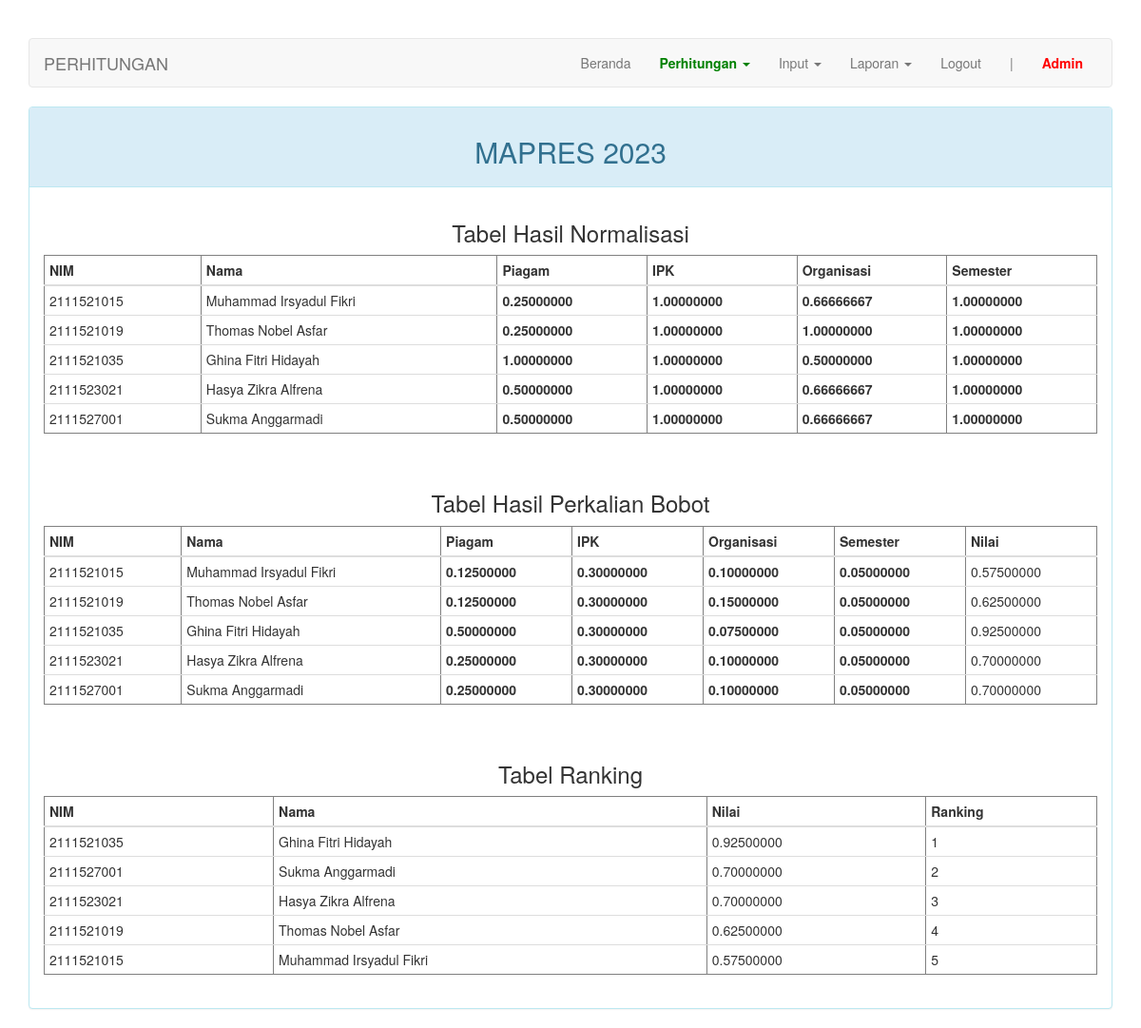
Screenshot of /index.php?page=perhitungan&periode=1 (signed in) with the database file from the repository.
### tables this page shows
CREATE TABLE IF NOT EXISTS `periode` (
  `kd_periode` int(11) NOT NULL AUTO_INCREMENT,
  `nama` varchar(50) DEFAULT NULL,
  PRIMARY KEY (`kd_periode`)
);

CREATE TABLE IF NOT EXISTS `kriteria` (
  `kd_kriteria` int(11) NOT NULL AUTO_INCREMENT,
  `kd_periode` int(11) NOT NULL,
  `nama` varchar(50) DEFAULT NULL,
  `sifat` enum('min','max') DEFAULT NULL,
  PRIMARY KEY (`kd_kriteria`),
  KEY `kd_periode` (`kd_periode`),
  KEY `kd_periode_2` (`kd_periode`)
);

### index.php (the view, shortened to what this page needs)
<?php
require_once "config.php";
?>
<!DOCTYPE html>
<html lang="en">
<head>
    <link rel="stylesheet" href="assets/css/bootstrap.min.css">
</head>
<body>
    <div class="container">
        <nav class="navbar navbar-default">
            <div class="container-fluid">
                <div class="navbar-header">
                    <a class="navbar-brand" href="#"><?php $str = (isset($_GET["page"])) ? (($_GET["page"] == "nilai") ? "persyaratan" : $_GET["page"]) : "home"; echo strtoupper($str)?></a>
                </div>
                <div class="collapse navbar-collapse" id="bs-example-navbar-collapse-1">
                    <ul class="nav navbar-nav navbar-right">
                        <li><a href="?page=home">Beranda <span class="sr-only">(current)</span></a></li>
                        <li class="dropdown">
                          <a href="#" class="dropdown-toggle" style="font-weight: bold; color: green;" data-toggle="dropdown" role="button" aria-haspopup="true" aria-expanded="false">Perhitungan <span class="caret"></span></a>
                        </li>
                        <li class="dropdown">
                          <a href="#" class="dropdown-toggle" data-toggle="dropdown" role="button" aria-haspopup="true" aria-expanded="false">Input <span class="caret"></span></a>
                        </li>
                        <li class="dropdown">
                          <a href="#" class="dropdown-toggle" data-toggle="dropdown" role="button" aria-haspopup="true" aria-expanded="false">Laporan <span class="caret"></span></a>
                        </li>
                        <li><a href="logout.php">Logout</a></li>
                        <li><a href="#">|</a></li>
                        <li><a href="#" style="font-weight: bold; color: red;"><?= ucfirst($_SESSION["username"]) ?></a></li>
                    </ul>
                </div>
            </div>
        </nav>
        <div class="row">
            <div class="col-md-12">
              <?php include page($_PAGE); ?>
            </div>
        </div>
    </div>
</body>
</html>

### page/perhitungan.php (shortened to what this page needs)
<div class="row">
	<div class="col-md-12">
	<?php if (isset($_GET["periode"])) {
		$sqlKriteria = "";
		$namaKriteria = [];
		$queryKriteria = $connection->query("SELECT a.kd_kriteria, a.nama FROM kriteria a JOIN model b USING(kd_kriteria) WHERE b.kd_periode=$_GET[periode]");
		while ($kr = $queryKriteria->fetch_assoc()) {
			$sqlKriteria .= "SUM(
				IF(
					c.kd_kriteria=".$kr["kd_kriteria"].",
					IF(c.sifat='max', nilai.nilai/c.normalization, c.normalization/nilai.nilai), 0
				)
			) AS ".strtolower(str_replace(" ", "_", $kr["nama"])).",";
			$namaKriteria[] = strtolower(str_replace(" ", "_", $kr["nama"]));
		}
		$sql = "SELECT
			(SELECT nama FROM mahasiswa WHERE nim=mhs.nim) AS nama,
			(SELECT nim FROM mahasiswa WHERE nim=mhs.nim) AS nim,
			(SELECT tahun_mengajukan FROM mahasiswa WHERE nim=mhs.nim) AS tahun,
			$sqlKriteria
			SUM(
				IF(
						c.sifat = 'max',
						nilai.nilai / c.normalization,
						c.normalization / nilai.nilai
				) * c.bobot
			) AS rangking
		FROM
			nilai
			JOIN mahasiswa mhs USING(nim)
			JOIN (
				SELECT
						nilai.kd_kriteria AS kd_kriteria,
						kriteria.sifat AS sifat,
						(
							SELECT bobot FROM model WHERE kd_kriteria=kriteria.kd_kriteria AND kd_periode=periode.kd_periode
						) AS bobot,
						ROUND(
							IF(kriteria.sifat='max', MAX(nilai.nilai), MIN(nilai.nilai)), 1
						) AS normalization
					FROM nilai
					JOIN kriteria USING(kd_kriteria)
					JOIN periode ON kriteria.kd_periode=periode.kd_periode
					WHERE periode.kd_periode=$_GET[periode]
				GROUP BY nilai.kd_kriteria
			) c USING(kd_kriteria)
		WHERE kd_periode=$_GET[periode]
		GROUP BY nilai.nim"; ?>
	<?php
			$sql1 = "SELECT
			(SELECT nama FROM mahasiswa WHERE nim=mhs.nim) AS nama,
			(SELECT nim FROM mahasiswa WHERE nim=mhs.nim) AS nim,
			(SELECT tahun_mengajukan FROM mahasiswa WHERE nim=mhs.nim) AS tahun,
			$sqlKriteria
			SUM(
				IF(
						c.sifat = 'max',
						nilai.nilai / c.normalization,
						c.normalization / nilai.nilai
				) * c.bobot
			) AS rangking
		FROM
			nilai
			JOIN mahasiswa mhs USING(nim)
			JOIN (
				SELECT
						nilai.kd_kriteria AS kd_kriteria,
						kriteria.sifat AS sifat,
						(
							SELECT bobot FROM model WHERE kd_kriteria=kriteria.kd_kriteria AND kd_periode=periode.kd_periode
						) AS bobot,
						ROUND(
							IF(kriteria.sifat='max', MAX(nilai.nilai), MIN(nilai.nilai)), 1
						) AS normalization
					FROM nilai
					JOIN kriteria USING(kd_kriteria)
					JOIN periode ON kriteria.kd_periode=periode.kd_periode
					WHERE periode.kd_periode=$_GET[periode]
				GROUP BY nilai.kd_kriteria
			) c USING(kd_kriteria)
		WHERE kd_periode=$_GET[periode]
		GROUP BY nilai.nim
		ORDER BY rangking DESC";
	?>
		<?php
		$bobot = array();
		$query = $connection->query("SELECT bobot FROM model WHERE kd_periode=$_GET[periode]"); while($row1 = $query->fetch_assoc()): ?>
			<?php array_push($bobot, $row1['bobot']) ?>
		<?php endwhile ?>
	  <div class="panel panel-info">
	      <div class="panel-heading"><h3 class="text-center"><h2 class="text-center"><?php $query = $connection->query("SELECT * FROM periode WHERE kd_periode=$_GET[periode]"); echo $query->fetch_assoc()["nama"]; ?></h2></h3></div>
	      <div class="panel-body">
			<h3 class="text-center">Tabel Hasil Normalisasi</h3>
	          <table class="table table-condensed table-hover" border="1">
	              <thead>
	                  <tr>
							<th>NIM</th>
							<th>Nama</th>
							<?php $query = $connection->query("SELECT nama FROM kriteria WHERE kd_periode=$_GET[periode]"); while($row = $query->fetch_assoc()): ?>
								<th><?=$row["nama"]?></th>
							<?php endwhile ?>
	                  </tr>
	              </thead>
	              <tbody>
					<?php $query = $connection->query($sql); while($row = $query->fetch_assoc()): ?>
					<?php
					$rangking = number_format((float) $row["rangking"], 8, '.', '');
					$q = $connection->query("SELECT nim FROM hasil WHERE nim='$row[nim]' AND kd_periode='$_GET[periode]' AND tahun='$row[tahun]'");
					if (!$q->num_rows) {
					$connection->query("INSERT INTO hasil VALUES(NULL, '$_GET[periode]', '$row[nim]', '".$rangking."', '$row[tahun]')");
					}
					?>
					<tr>
						<td><?=$row["nim"]?></td>
						<td><?=$row["nama"]?></td>
						<?php for($i=0; $i<count($namaKriteria); $i++): ?>
						<th><?=number_format((float) $row[$namaKriteria[$i]], 8, '.', '');?></th>
						<?php endfor ?>
					</tr>
					<?php endwhile;?>
	              </tbody>
	          </table>
<br>
			<h3 class="text-center">Tabel Hasil Perkalian Bobot</h3>
	          <table class="table table-condensed table-hover" border="1">
	              <thead>
	                  <tr>
							<th>NIM</th>
							<th>Nama</th>
							<?php $query = $connection->query("SELECT nama FROM kriteria WHERE kd_periode=$_GET[periode]"); while($row = $query->fetch_assoc()): ?>
								<th><?=$row["nama"]?></th>
							<?php endwhile ?>
							<th>Nilai</th>
	                  </tr>
	              </thead>
	              <tbody>
					<?php $query = $connection->query($sql); while($row = $query->fetch_assoc()): ?>
						<?php
						$rangking = number_format((float) $row["rangking"], 8, '.', '');
						$q = $connection->query("SELECT nim FROM hasil WHERE nim='$row[nim]' AND kd_periode='$_GET[periode]' AND tahun='$row[tahun]'");
						if (!$q->num_rows) {
						$connection->query("INSERT INTO hasil VALUES(NULL, '$_GET[periode]', '$row[nim]', '".$rangking."', '$row[tahun]')");
						}
						?>
						<tr>
							<td><?=$row["nim"]?></td>
							<td><?=$row["nama"]?></td>
							<?php for($i=0; $i<count($namaKriteria); $i++): ?>
								<th>
									<?php
									$hasilKali = number_format((float) $row[$namaKriteria[$i]], 8, '.', '')*$bobot[$i];
									echo number_format($hasilKali, 8, '.', '')
									?>
								</th>
							<?php endfor ?>
							<td><?=$rangking?></td>
						</tr>
					<?php endwhile;?>
	              </tbody>
	          </table>
<br>
			<h3 class="text-center">Tabel Ranking</h3>
	          <table class="table table-condensed table-hover" border="1">
	              <thead>
	                  <tr>
							<th>NIM</th>
							<th>Nama</th>
							<th>Nilai</th>
							<th>Ranking</th>
	                  </tr>
	              </thead>
	              <tbody>
					<?php $rank=1; $query = $connection->query($sql1); while($row = $query->fetch_assoc()): ?>
						<?php
						$rangking = number_format((float) $row["rangking"], 8, '.', '');
						?>
						<tr>
							<td><?=$row["nim"]?></td>
							<td><?=$row["nama"]?></td>
							<td><?=$rangking?></td>
							<td><?=$rank?></td>
						</tr>
					<?php $rank++; endwhile;?>
	              </tbody>
	          </table>
	      </div>
	  </div>
	<?php } else { ?>
		<h1>periode belum dipilih...</h1>
	<?php } ?>
	</div>
</div>

### index.php (style rules this page uses)
body { margin-top: 40px; }

### rows the page displays
periode: nama "MAPRES 2023"
kriteria: nama "Piagam"
kriteria: nama "IPK"
kriteria: nama "Organisasi"
kriteria: nama "Semester"

### other values shown
$str "PERHITUNGAN"
$_SESSION["username"] "Admin"
$row["nim"] "2111521015"
$row["nama"] "Muhammad Irsyadul Fikri"
$row[$namaKriteria[$i]] "0.25000000"
$row[$namaKriteria[$i]] "1.00000000"
$row[$namaKriteria[$i]] "0.66666667"
$row["nim"] "2111521019"
$row["nama"] "Thomas Nobel Asfar"
$row["nim"] "2111521035"
$row["nama"] "Ghina Fitri Hidayah"
$row[$namaKriteria[$i]] "0.50000000"
$row["nim"] "2111523021"
$row["nama"] "Hasya Zikra Alfrena"
$row["nim"] "2111527001"
